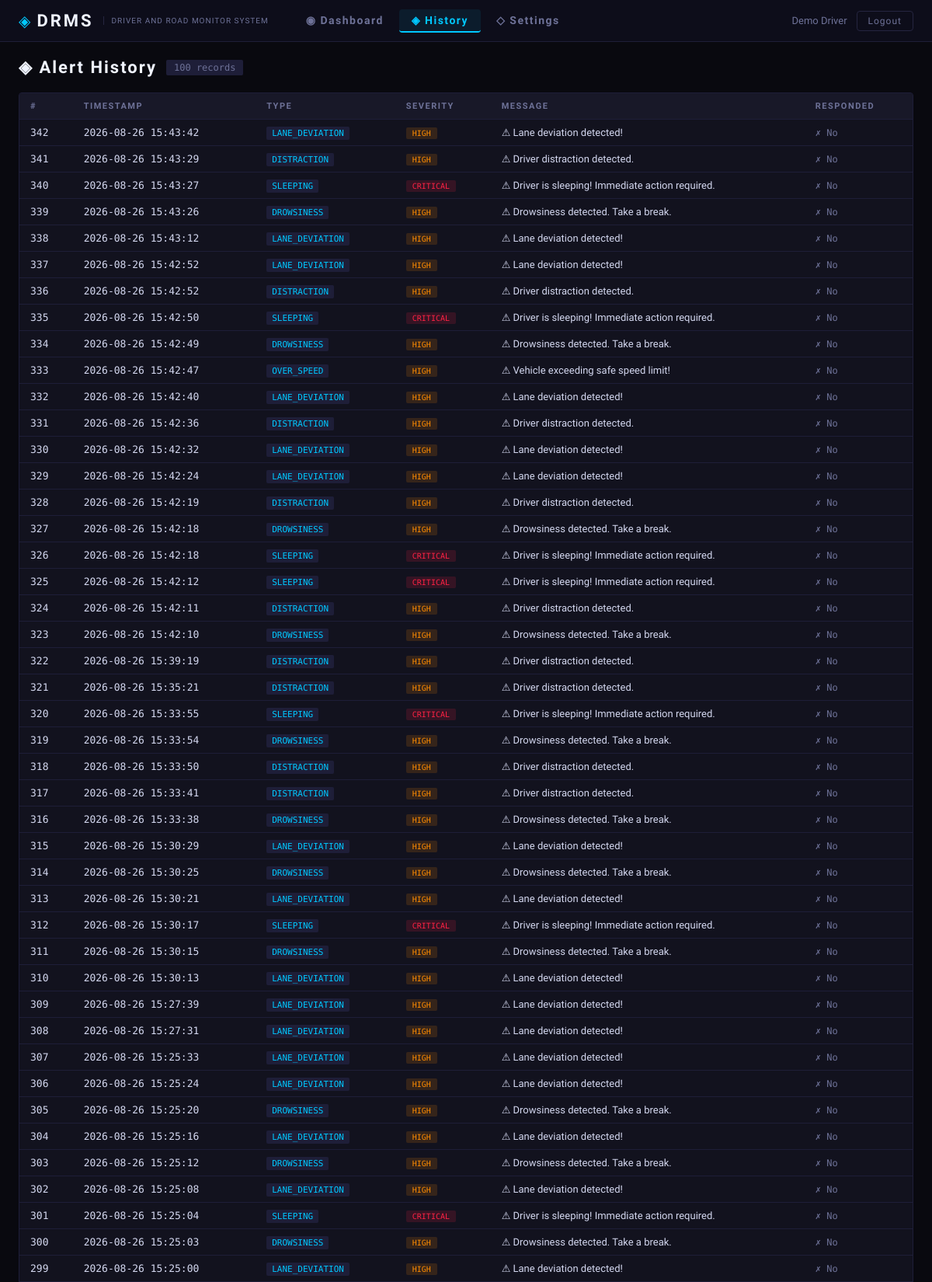
Screenshot of /history (signed in, upper part) with the database file from the repository.
### database/db.py (models this page shows)
class Alert(Base):
    __tablename__ = 'alerts'
    id         = Column(Integer, primary_key=True)
    alert_type = Column(String(50), nullable=False)   # e.g. 'DROWSINESS', 'LANE_DEVIATION'
    severity   = Column(String(20), nullable=False)   # 'LOW', 'MEDIUM', 'HIGH', 'CRITICAL'
    message    = Column(Text)
    timestamp  = Column(DateTime, default=datetime.utcnow)
    responded  = Column(Boolean, default=False)
    emergency_messages = relationship('EmergencyMessage', back_populates='alert', cascade='all, delete')

### app.py (the view)
@app.route('/history')
def history():
    if 'user_id' not in session:
        return redirect(url_for('login'))
    alerts = get_alert_history(limit=100)
    return render_template('history.html', alerts=alerts,
                           user_name=session.get('user_name', 'Driver'))

### database/db.py (called while the page is built)
def get_db():
    return SessionLocal()

def get_alert_history(limit: int = 50):
    db = get_db()
    try:
        return (db.query(Alert)
                  .order_by(Alert.timestamp.desc())
                  .limit(limit)
                  .all())
    finally:
        db.close()

### templates/history.html (shortened to what this page needs)
{% extends "base.html" %}
{% block content %}
<div class="page-header">
  <h2>◈ Alert History</h2>
  <span class="record-count">{{ alerts|length }} records</span>
</div>
<div class="history-table-wrap">
  <table class="history-table">
    <thead>
      <tr>
        <th>#</th>
        <th>Timestamp</th>
        <th>Type</th>
        <th>Severity</th>
        <th>Message</th>
        <th>Responded</th>
      </tr>
    </thead>
    <tbody>
      {% if alerts %}
        {% for a in alerts %}
        <tr class="row-{{ a.severity | lower }}">
          <td class="mono">{{ a.id }}</td>
          <td class="mono">{{ a.timestamp.strftime('%Y-%m-%d %H:%M:%S') }}</td>
          <td><span class="type-badge">{{ a.alert_type }}</span></td>
          <td><span class="severity-badge sev-{{ a.severity | lower }}">{{ a.severity }}</span></td>
          <td>{{ a.message }}</td>
          <td>{% if a.responded %}<span class="responded-yes">✓ Yes</span>{% else %}<span class="responded-no">✗ No</span>{% endif %}</td>
        </tr>
        {% endfor %}
      {% else %}
        <tr><td colspan="6" class="no-data">No alerts recorded yet.</td></tr>
      {% endif %}
    </tbody>
  </table>
</div>
{% endblock %}

### templates/base.html (shortened to what this page needs)
<!DOCTYPE html>
<html lang="en">
<head>
  <link rel="stylesheet" href="{{ url_for('static', filename='css/style.css') }}"/>
</head>
<body{% block body_class %}{% endblock %}>
  {% block nav %}
  <nav class="topnav">
    <div class="nav-brand">
      <span class="brand-icon">◈</span>
      <span class="brand-name"><a href="{{ url_for('landing') }}" style="color: inherit; text-decoration: none;">DRMS</a></span>
      <span class="brand-sub">Driver And Road Monitor System</span>
    </div>
    <div class="nav-links">
      <a href="{{ url_for('dashboard') }}" class="nav-link {% if request.endpoint == 'dashboard' %}active{% endif %}">
        ◉ Dashboard
      </a>
      <a href="{{ url_for('history') }}" class="nav-link {% if request.endpoint == 'history' %}active{% endif %}">
        ◈ History
      </a>
      <a href="{{ url_for('settings') }}" class="nav-link {% if request.endpoint == 'settings' %}active{% endif %}">
        ◇ Settings
      </a>
    </div>
    <div class="nav-user">
      <span class="user-name">{{ user_name }}</span>
      <a href="{{ url_for('logout') }}" class="btn-logout">Logout</a>
    </div>
  </nav>
  {% endblock %}
  {% block main %}
  <main class="main-content">
    {% block content %}{% endblock %}
  </main>
  {% endblock %}
</body>
</html>

### static/css/style.css (style rules this page uses)
:root { --bg: #09090f; --bg2: #0d0d1a; --bg3: #111120; --panel: #12121e; --panel2: #181828; --border: #1e1e38; --border2: #252540; --accent: #00c8ff; --accent2: #0090cc; --warn: #ff8c00; --danger: #ff2244; --success: #00e676; --purple: #7c3aed; --text: #d4d8f0; --text-dim: #6e7298; --text-bright: #f0f4ff; --font-head: 'Rajdhani', sans-serif; --font-body: 'Exo 2', sans-serif; --font-mono: 'Share Tech Mono', monospace; --radius: 4px; --shadow: 0 4px 24px rgba(0,0,0,0.6); }
*, *::before, *::after { box-sizing: border-box; margin: 0; padding: 0; }
html, body { background: var(--bg); color: var(--text); font-family: var(--font-body); font-size: 14px; min-height: 100vh; }
.topnav { display: flex; align-items: center; gap: 0; padding: 0 24px; height: 54px; background: var(--bg2); border-bottom: 1px solid var(--border); position: sticky; top: 0; z-index: 100; }
.nav-brand { display: flex; align-items: center; gap: 8px; margin-right: 32px; }
.brand-icon { color: var(--accent); font-size: 20px; }
.brand-name { font-family: var(--font-head); font-size: 22px; font-weight: 700; color: var(--text-bright); letter-spacing: 3px; }
.brand-sub { font-size: 10px; color: var(--text-dim); text-transform: uppercase; letter-spacing: 1px; border-left: 1px solid var(--border2); padding-left: 10px; margin-left: 4px; }
.nav-links { display: flex; gap: 4px; flex: 1; }
.nav-link { padding: 6px 16px; font-family: var(--font-head); font-size: 14px; font-weight: 600; letter-spacing: 1.5px; color: var(--text-dim); text-decoration: none; border-radius: var(--radius); transition: all 0.2s; }
.nav-link.active { color: var(--accent); background: rgba(0,200,255,0.08); border-bottom: 2px solid var(--accent); }
.nav-user { display: flex; align-items: center; gap: 12px; }
.user-name { font-family: var(--font-head); font-size: 13px; color: var(--text-dim); }
.btn-logout { padding: 5px 14px; background: transparent; border: 1px solid var(--border2); color: var(--text-dim); border-radius: var(--radius); font-family: var(--font-head); font-size: 12px; letter-spacing: 1px; cursor: pointer; transition: all 0.2s; text-decoration: none; }
.main-content { padding: 20px 24px 40px; }
.mono { font-family: var(--font-mono); }
.sev-critical { background: rgba(255,34,68,0.2); color: var(--danger); }
.sev-high { background: rgba(255,140,0,0.2); color: var(--warn); }
.page-header { display: flex; align-items: center; gap: 12px; margin-bottom: 20px; }
.page-header h2 { font-family: var(--font-head); font-size: 22px; letter-spacing: 2px; color: var(--text-bright); }
.record-count { font-family: var(--font-mono); font-size: 12px; background: var(--border); padding: 3px 10px; border-radius: 2px; color: var(--text-dim); }
.history-table-wrap { background: var(--panel); border: 1px solid var(--border); border-radius: var(--radius); overflow: auto; }
.history-table { width: 100%; border-collapse: collapse; font-size: 13px; }
.history-table th { font-family: var(--font-head); font-size: 11px; letter-spacing: 1.5px; text-transform: uppercase; color: var(--text-dim); padding: 10px 14px; background: var(--panel2); border-bottom: 1px solid var(--border); text-align: left; white-space: nowrap; }
.history-table td { padding: 9px 14px; border-bottom: 1px solid var(--border); color: var(--text); }
.type-badge { font-family: var(--font-mono); font-size: 11px; background: var(--border); padding: 2px 7px; border-radius: 2px; color: var(--accent); }
.severity-badge { font-family: var(--font-mono); font-size: 10px; padding: 2px 8px; border-radius: 2px; }
.sev-critical { background: rgba(255,34,68,0.15); color: var(--danger); }
.sev-high { background: rgba(255,140,0,0.15); color: var(--warn); }
.responded-no { color: var(--text-dim); font-family: var(--font-mono); font-size: 12px; }

### rows the page displays
Alert: id "342", timestamp "2026-08-26 15:43:42", alert_type "LANE_DEVIATION", severity "HIGH", message "⚠ Lane deviation detected!", responded "✗ No"
Alert: id "341", timestamp "2026-08-26 15:43:29", alert_type "DISTRACTION", severity "HIGH", message "⚠ Driver distraction detected.", responded "✗ No"
Alert: id "340", timestamp "2026-08-26 15:43:27", alert_type "SLEEPING", severity "CRITICAL", message "⚠ Driver is sleeping! Immediate action required.", responded "✗ No"
Alert: id "339", timestamp "2026-08-26 15:43:26", alert_type "DROWSINESS", severity "HIGH", message "⚠ Drowsiness detected. Take a break.", responded "✗ No"
Alert: id "338", timestamp "2026-08-26 15:43:12", alert_type "LANE_DEVIATION", severity "HIGH", message "⚠ Lane deviation detected!", responded "✗ No"
Alert: id "337", timestamp "2026-08-26 15:42:52", alert_type "LANE_DEVIATION", severity "HIGH", message "⚠ Lane deviation detected!", responded "✗ No"
Alert: id "336", timestamp "2026-08-26 15:42:52", alert_type "DISTRACTION", severity "HIGH", message "⚠ Driver distraction detected.", responded "✗ No"
Alert: id "335", timestamp "2026-08-26 15:42:50", alert_type "SLEEPING", severity "CRITICAL", message "⚠ Driver is sleeping! Immediate action required.", responded "✗ No"
Alert: id "334", timestamp "2026-08-26 15:42:49", alert_type "DROWSINESS", severity "HIGH", message "⚠ Drowsiness detected. Take a break.", responded "✗ No"
Alert: id "333", timestamp "2026-08-26 15:42:47", alert_type "OVER_SPEED", severity "HIGH", message "⚠ Vehicle exceeding safe speed limit!", responded "✗ No"
Alert: id "332", timestamp "2026-08-26 15:42:40", alert_type "LANE_DEVIATION", severity "HIGH", message "⚠ Lane deviation detected!", responded "✗ No"
Alert: id "331", timestamp "2026-08-26 15:42:36", alert_type "DISTRACTION", severity "HIGH", message "⚠ Driver distraction detected.", responded "✗ No"
Alert: id "330", timestamp "2026-08-26 15:42:32", alert_type "LANE_DEVIATION", severity "HIGH", message "⚠ Lane deviation detected!", responded "✗ No"
Alert: id "329", timestamp "2026-08-26 15:42:24", alert_type "LANE_DEVIATION", severity "HIGH", message "⚠ Lane deviation detected!", responded "✗ No"
Alert: id "328", timestamp "2026-08-26 15:42:19", alert_type "DISTRACTION", severity "HIGH", message "⚠ Driver distraction detected.", responded "✗ No"
Alert: id "327", timestamp "2026-08-26 15:42:18", alert_type "DROWSINESS", severity "HIGH", message "⚠ Drowsiness detected. Take a break.", responded "✗ No"
Alert: id "326", timestamp "2026-08-26 15:42:18", alert_type "SLEEPING", severity "CRITICAL", message "⚠ Driver is sleeping! Immediate action required.", responded "✗ No"
Alert: id "325", timestamp "2026-08-26 15:42:12", alert_type "SLEEPING", severity "CRITICAL", message "⚠ Driver is sleeping! Immediate action required.", responded "✗ No"
Alert: id "324", timestamp "2026-08-26 15:42:11", alert_type "DISTRACTION", severity "HIGH", message "⚠ Driver distraction detected.", responded "✗ No"
Alert: id "323", timestamp "2026-08-26 15:42:10", alert_type "DROWSINESS", severity "HIGH", message "⚠ Drowsiness detected. Take a break.", responded "✗ No"
Alert: id "322", timestamp "2026-08-26 15:39:19", alert_type "DISTRACTION", severity "HIGH", message "⚠ Driver distraction detected.", responded "✗ No"
Alert: id "321", timestamp "2026-08-26 15:35:21", alert_type "DISTRACTION", severity "HIGH", message "⚠ Driver distraction detected.", responded "✗ No"
Alert: id "320", timestamp "2026-08-26 15:33:55", alert_type "SLEEPING", severity "CRITICAL", message "⚠ Driver is sleeping! Immediate action required.", responded "✗ No"
Alert: id "319", timestamp "2026-08-26 15:33:54", alert_type "DROWSINESS", severity "HIGH", message "⚠ Drowsiness detected. Take a break.", responded "✗ No"
Alert: id "318", timestamp "2026-08-26 15:33:50", alert_type "DISTRACTION", severity "HIGH", message "⚠ Driver distraction detected.", responded "✗ No"
Alert: id "317", timestamp "2026-08-26 15:33:41", alert_type "DISTRACTION", severity "HIGH", message "⚠ Driver distraction detected.", responded "✗ No"
Alert: id "316", timestamp "2026-08-26 15:33:38", alert_type "DROWSINESS", severity "HIGH", message "⚠ Drowsiness detected. Take a break.", responded "✗ No"
Alert: id "315", timestamp "2026-08-26 15:30:29", alert_type "LANE_DEVIATION", severity "HIGH", message "⚠ Lane deviation detected!", responded "✗ No"
Alert: id "314", timestamp "2026-08-26 15:30:25", alert_type "DROWSINESS", severity "HIGH", message "⚠ Drowsiness detected. Take a break.", responded "✗ No"
Alert: id "313", timestamp "2026-08-26 15:30:21", alert_type "LANE_DEVIATION", severity "HIGH", message "⚠ Lane deviation detected!", responded "✗ No"
Alert: id "312", timestamp "2026-08-26 15:30:17", alert_type "SLEEPING", severity "CRITICAL", message "⚠ Driver is sleeping! Immediate action required.", responded "✗ No"
Alert: id "311", timestamp "2026-08-26 15:30:15", alert_type "DROWSINESS", severity "HIGH", message "⚠ Drowsiness detected. Take a break.", responded "✗ No"
Alert: id "310", timestamp "2026-08-26 15:30:13", alert_type "LANE_DEVIATION", severity "HIGH", message "⚠ Lane deviation detected!", responded "✗ No"
Alert: id "309", timestamp "2026-08-26 15:27:39", alert_type "LANE_DEVIATION", severity "HIGH", message "⚠ Lane deviation detected!", responded "✗ No"
Alert: id "308", timestamp "2026-08-26 15:27:31", alert_type "LANE_DEVIATION", severity "HIGH", message "⚠ Lane deviation detected!", responded "✗ No"
Alert: id "307", timestamp "2026-08-26 15:25:33", alert_type "LANE_DEVIATION", severity "HIGH", message "⚠ Lane deviation detected!", responded "✗ No"
Alert: id "306", timestamp "2026-08-26 15:25:24", alert_type "LANE_DEVIATION", severity "HIGH", message "⚠ Lane deviation detected!", responded "✗ No"
Alert: id "305", timestamp "2026-08-26 15:25:20", alert_type "DROWSINESS", severity "HIGH", message "⚠ Drowsiness detected. Take a break.", responded "✗ No"
Alert: id "304", timestamp "2026-08-26 15:25:16", alert_type "LANE_DEVIATION", severity "HIGH", message "⚠ Lane deviation detected!", responded "✗ No"
Alert: id "303", timestamp "2026-08-26 15:25:12", alert_type "DROWSINESS", severity "HIGH", message "⚠ Drowsiness detected. Take a break.", responded "✗ No"
Alert: id "302", timestamp "2026-08-26 15:25:08", alert_type "LANE_DEVIATION", severity "HIGH", message "⚠ Lane deviation detected!", responded "✗ No"
Alert: id "301", timestamp "2026-08-26 15:25:04", alert_type "SLEEPING", severity "CRITICAL", message "⚠ Driver is sleeping! Immediate action required.", responded "✗ No"
Alert: id "300", timestamp "2026-08-26 15:25:03", alert_type "DROWSINESS", severity "HIGH", message "⚠ Drowsiness detected. Take a break.", responded "✗ No"
Alert: id "299", timestamp "2026-08-26 15:25:00", alert_type "LANE_DEVIATION", severity "HIGH", message "⚠ Lane deviation detected!", responded "✗ No"

### other values shown
{{ user_name }} "Demo Driver"
{{ alerts|length }} "100"
